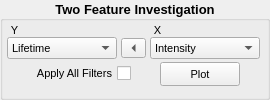
             <widget class="QGroupBox" name="groupBox_3">
              <property name="sizePolicy">
               <sizepolicy hsizetype="Minimum" vsizetype="Preferred">
                <horstretch>0</horstretch>
                <verstretch>0</verstretch>
               </sizepolicy>
              </property>
              <property name="minimumSize">
               <size>
                <width>270</width>
                <height>0</height>
               </size>
              </property>
              <property name="maximumSize">
               <size>
                <width>270</width>
                <height>16777215</height>
               </size>
              </property>
              <property name="font">
               <font>
                <pointsize>10</pointsize>
                <weight>75</weight>
                <bold>true</bold>
               </font>
              </property>
              <property name="title">
               <string>Two Feature Investigation</string>
              </property>
              <property name="alignment">
               <set>Qt::AlignCenter</set>
              </property>
              <layout class="QVBoxLayout" name="verticalLayout_29">
               <property name="spacing">
                <number>3</number>
               </property>
               <property name="leftMargin">
                <number>0</number>
               </property>
               <property name="topMargin">
                <number>3</number>
               </property>
               <property name="rightMargin">
                <number>0</number>
               </property>
               <item>
                <layout class="QGridLayout" name="gridLayout_8">
                 <property name="leftMargin">
                  <number>0</number>
                 </property>
                 <property name="rightMargin">
                  <number>0</number>
                 </property>
                 <property name="spacing">
                  <number>0</number>
                 </property>
                 <item row="0" column="2">
                  <widget class="QLabel" name="label_14">
                   <property name="sizePolicy">
                    <sizepolicy hsizetype="Minimum" vsizetype="Minimum">
                     <horstretch>0</horstretch>
                     <verstretch>0</verstretch>
                    </sizepolicy>
                   </property>
                   <property name="minimumSize">
                    <size>
                     <width>15</width>
                     <height>0</height>
                    </size>
                   </property>
                   <property name="maximumSize">
                    <size>
                     <width>15</width>
                     <height>16777215</height>
                    </size>
                   </property>
                   <property name="font">
                    <font>
                     <pointsize>8</pointsize>
                     <weight>50</weight>
                     <bold>false</bold>
                    </font>
                   </property>
                   <property name="layoutDirection">
                    <enum>Qt::LeftToRight</enum>
                   </property>
                   <property name="text">
                    <string>X</string>
                   </property>
                   <property name="alignment">
                    <set>Qt::AlignCenter</set>
                   </property>
                  </widget>
                 </item>
                 <item row="1" column="2">
                  <widget class="QComboBox" name="cmbFiltFeatureX">
                   <property name="sizePolicy">
                    <sizepolicy hsizetype="Maximum" vsizetype="Fixed">
                     <horstretch>0</horstretch>
                     <verstretch>0</verstretch>
                    </sizepolicy>
                   </property>
                   <property name="minimumSize">
                    <size>
                     <width>110</width>
                     <height>0</height>
                    </size>
                   </property>
                   <property name="font">
                    <font>
                     <pointsize>8</pointsize>
                     <weight>50</weight>
                     <bold>false</bold>
                    </font>
                   </property>
                   <property name="sizeAdjustPolicy">
                    <enum>QComboBox::AdjustToMinimumContentsLength</enum>
                   </property>
                   <item>
                    <property name="text">
                     <string>Intensity</string>
                    </property>
                   </item>
                   <item>
                    <property name="text">
                     <string>Photon Number</string>
                    </property>
                   </item>
                   <item>
                    <property name="text">
                     <string>DW</string>
                    </property>
                   </item>
                   <item>
                    <property name="text">
                     <string>Chi-Squared</string>
                    </property>
                   </item>
                   <item>
                    <property name="text">
                     <string>IRF Shift</string>
                    </property>
                   </item>
                  </widget>
                 </item>
                 <item row="1" column="0">
                  <widget class="QComboBox" name="cmbFiltFeatureY">
                   <property name="sizePolicy">
                    <sizepolicy hsizetype="Maximum" vsizetype="Fixed">
                     <horstretch>0</horstretch>
                     <verstretch>0</verstretch>
                    </sizepolicy>
                   </property>
                   <property name="minimumSize">
                    <size>
                     <width>110</width>
                     <height>0</height>
                    </size>
                   </property>
                   <property name="font">
                    <font>
                     <pointsize>8</pointsize>
                     <weight>50</weight>
                     <bold>false</bold>
                    </font>
                   </property>
                   <property name="layoutDirection">
                    <enum>Qt::LeftToRight</enum>
                   </property>
                   <item>
                    <property name="text">
                     <string>Lifetime</string>
                    </property>
                   </item>
                   <item>
                    <property name="text">
                     <string>Photon Number</string>
                    </property>
                   </item>
                   <item>
                    <property name="text">
                     <string>DW</string>
                    </property>
                   </item>
                   <item>
                    <property name="text">
                     <string>Chi-Squared</string>
                    </property>
                   </item>
                   <item>
                    <property name="text">
                     <string>IRF Shift</string>
                    </property>
                   </item>
                  </widget>
                 </item>
                 <item row="0" column="0">
                  <widget class="QLabel" name="label_12">
                   <property name="sizePolicy">
                    <sizepolicy hsizetype="Minimum" vsizetype="Minimum">
                     <horstretch>0</horstretch>
                     <verstretch>0</verstretch>
                    </sizepolicy>
                   </property>
                   <property name="minimumSize">
                    <size>
                     <width>15</width>
                     <height>0</height>
                    </size>
                   </property>
                   <property name="maximumSize">
                    <size>
                     <width>15</width>
                     <height>16777215</height>
                    </size>
                   </property>
                   <property name="font">
                    <font>
                     <pointsize>8</pointsize>
                     <weight>50</weight>
                     <bold>false</bold>
                    </font>
                   </property>
                   <property name="layoutDirection">
                    <enum>Qt::LeftToRight</enum>
                   </property>
                   <property name="text">
                    <string>Y</string>
                   </property>
                   <property name="alignment">
                    <set>Qt::AlignCenter</set>
                   </property>
                  </widget>
                 </item>
                 <item row="1" column="1">
                  <widget class="QToolButton" name="tlbFiltSwitchFeatures">
                   <property name="maximumSize">
                    <size>
                     <width>25</width>
                     <height>20</height>
                    </size>
                   </property>
                   <property name="toolTip">
                    <string>Switch X and Y features</string>
                   </property>
                   <property name="toolTipDuration">
                    <number>-1</number>
                   </property>
                   <property name="text">
                    <string>...</string>
                   </property>
                   <property name="toolButtonStyle">
                    <enum>Qt::ToolButtonIconOnly</enum>
                   </property>
                   <property name="arrowType">
                    <enum>Qt::LeftArrow</enum>
                   </property>
                  </widget>
                 </item>
                </layout>
               </item>
               <item>
                <layout class="QHBoxLayout" name="horizontalLayout_20">
                 <item>
                  <spacer name="horizontalSpacer_34">
                   <property name="orientation">
                    <enum>Qt::Horizontal</enum>
                   </property>
                   <property name="sizeHint" stdset="0">
                    <size>
                     <width>40</width>
                     <height>20</height>
                    </size>
                   </property>
                  </spacer>
                 </item>
                 <item>
                  <widget class="QCheckBox" name="chbFiltApplyAllFilters">
                   <property name="sizePolicy">
                    <sizepolicy hsizetype="Minimum" vsizetype="Fixed">
                     <horstretch>0</horstretch>
                     <verstretch>0</verstretch>
                    </sizepolicy>
                   </property>
                   <property name="maximumSize">
                    <size>
                     <width>200</width>
                     <height>16777215</height>
                    </size>
                   </property>
                   <property name="font">
                    <font>
                     <pointsize>8</pointsize>
                     <weight>50</weight>
                     <bold>false</bold>
                    </font>
                   </property>
                   <property name="layoutDirection">
                    <enum>Qt::RightToLeft</enum>
                   </property>
                   <property name="text">
                    <string>Apply All Filters</string>
                   </property>
                  </widget>
                 </item>
                 <item>
                  <spacer name="horizontalSpacer_36">
                   <property name="orientation">
                    <enum>Qt::Horizontal</enum>
                   </property>
                   <property name="sizeHint" stdset="0">
                    <size>
                     <width>40</width>
                     <height>20</height>
                    </size>
                   </property>
                  </spacer>
                 </item>
                 <item>
                  <widget class="QPushButton" name="btnFiltPlotTwoFeatures">
                   <property name="sizePolicy">
                    <sizepolicy hsizetype="Preferred" vsizetype="Minimum">
                     <horstretch>0</horstretch>
                     <verstretch>0</verstretch>
                    </sizepolicy>
                   </property>
                   <property name="minimumSize">
                    <size>
                     <width>80</width>
                     <height>0</height>
                    </size>
                   </property>
                   <property name="maximumSize">
                    <size>
                     <width>80</width>
                     <height>25</height>
                    </size>
                   </property>
                   <property name="font">
                    <font>
                     <pointsize>8</pointsize>
                     <weight>50</weight>
                     <bold>false</bold>
                    </font>
                   </property>
                   <property name="focusPolicy">
                    <enum>Qt::NoFocus</enum>
                   </property>
                   <property name="text">
                    <string>Plot</string>
                   </property>
                   <property name="iconSize">
                    <size>
                     <width>25</width>
                     <height>25</height>
                    </size>
                   </property>
                  </widget>
                 </item>
                 <item>
                  <spacer name="horizontalSpacer_35">
                   <property name="orientation">
                    <enum>Qt::Horizontal</enum>
                   </property>
                   <property name="sizeHint" stdset="0">
                    <size>
                     <width>40</width>
                     <height>20</height>
                    </size>
                   </property>
                  </spacer>
                 </item>
                </layout>
               </item>
              </layout>
             </widget>
